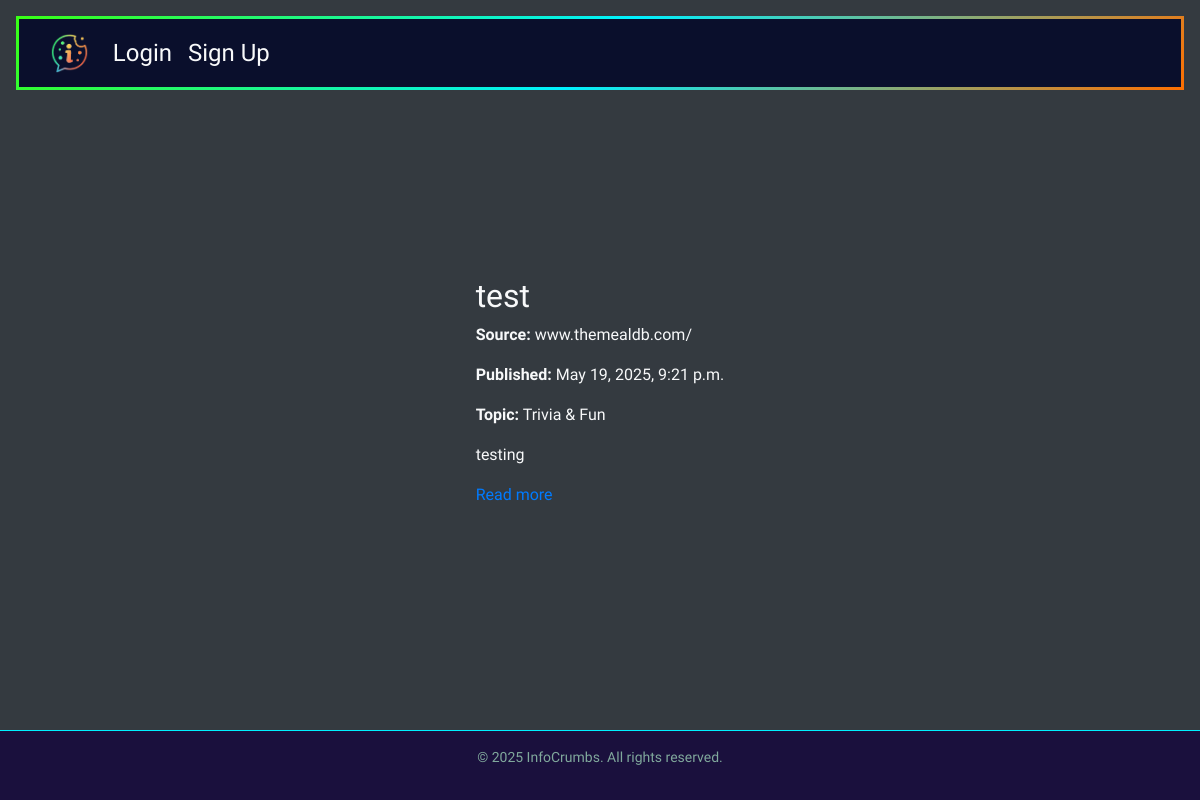
Page /crumbs/1/ on the committed database.
### crumbs/models.py (models this page shows, shortened)
class Crumb(models.Model):
    title = models.CharField(max_length=255)
    summary = models.TextField()
    url = models.URLField()
    source = models.CharField(max_length=255)
    topic = models.ForeignKey(Topic, on_delete=models.CASCADE)
    published_at = models.DateTimeField()
    added_on = models.DateTimeField(auto_now_add=True)

### preferences/models.py (models this page shows)
class Topic(models.Model):
    name = models.CharField(max_length=100, unique=True)
    description = models.TextField(blank=True)
    def __str__(self):
        return self.name

### crumbs/views.py (the view)
# urls.py: path('<int:pk>/', views.crumb_detail, name='crumb_detail'),
def crumb_detail(request, pk):
    crumb = get_object_or_404(Crumb, pk=pk)
    return render(request, 'crumbs/crumb_detail.html', {'crumb': crumb})

### crumbs/templates/crumbs/crumb_detail.html
{% extends 'base.html' %}
{% block content %}
    <h2>{{ crumb.title }}</h2>
    <p><strong>Source:</strong> {{ crumb.source }}</p>
    <p><strong>Published:</strong> {{ crumb.published_at }}</p>
    <p><strong>Topic:</strong> {{ crumb.topic }}</p>
    <p>{{ crumb.summary }}</p>
    <p><a href="{{ crumb.url }}" target="_blank">Read more</a></p>
{% endblock %}

### static/css/base.css (style rules this page uses)
:root { --bg-dark: #0A0F2C; --bg-alt: #1A103D; --bg-light: #2A1F52; --text-light: #B3FFAB; --text-dark: #05071A; --text-muted: #80A89C; --neon-green: #39FF14; --neon-orange: #FF6F00; --neon-blue: #00F0FF; --neon-purple: #A020F0; --neon-pink: #FF1493; --border-gradient: linear-gradient( 135deg, var(--neon-green) 0%, var(--neon-blue) 50%, var(--neon-orange) 100% ); --button-gradient: linear-gradient( 45deg, var(--neon-blue), var(--neon-purple) ); --text-gradient: linear-gradient( 90deg, var(--neon-green), var(--neon-blue) ); --font-primary: 'Tilt Neon', sans-serif; --font-secondary: 'Courier New', Courier, monospace; --font-size-base: 16px; --font-size-sm: 14px; --font-size-md: 18px; --font-size-lg: 24px; --font-size-xl: 36px; --line-height-base: 1.6; --spacing-xs: 4px; --spacing-sm: 8px; --spacing-md: 16px; --spacing-lg: 24px; --spacing-xl: 48px; --border-width: 3px; --border-radius-sm: 4px; --border-radius-md: 8px; --border-radius-lg: 12px; --glow-effect: 0 0 10px var(--neon-green), 0 0 20px var(--neon-blue), 0 0 30px var(--neon-orange); --text-shadow-neon: 0 0 5px var(--neon-green), 0 0 10px var(--neon-blue); --box-shadow-elevate: 0 5px 15px rgba(0, 0, 0, 0.5); --transition-speed: 0.3s ease-in-out; --z-index-base: 1; --z-index-dropdown: 10; --z-index-modal: 100; --z-index-tooltip: 1000; }
body { background-color: var(--bg-dark); color: var(--text-light); font-family: var(--font-primary); margin: 0; padding: 0; display: flex; justify-content: center; align-items: center; height: 100vh; }

### rows in the picture
Crumb: title "test", source "www.themealdb.com/", published_at "May 19, 2025, 9:21 p.m.", topic "Trivia & Fun", summary "testing"
